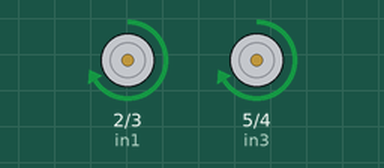
Recording of a sketch running on a simulated Arduino Uno, built with avr-gcc and run on an emulated ATmega328P. On the bench: motor-driver pin pairs drawn as motors (green arrow = first pin HIGH = forward, orange = second pin HIGH = backward, longer = more drive, scaled by the enable pin).

Above: at 1.0 s.
At 4.5 s:
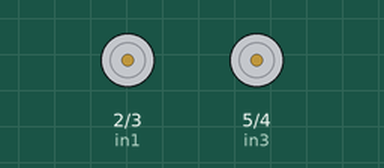
At 19.2 s:
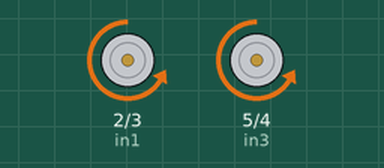
Timing chart, 0 to 21.1 s (numbered marks = the images above):
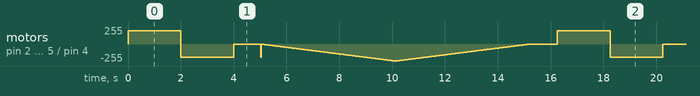

The sketch:

ch12_challenge1.ino
```cpp
// Motor A
int enA = 9;
int in1 = 2;
int in2 = 3;

// Motor B
int enB = 10;
int in3 = 5;
int in4 = 4;

void setup() {
  pinMode(enA, OUTPUT);
  pinMode(enB, OUTPUT);
  pinMode(in1, OUTPUT);
  pinMode(in2, OUTPUT);
  pinMode(in3, OUTPUT);
  pinMode(in4, OUTPUT);
}

void demoOne() {
  // Forward
  digitalWrite(in1, HIGH);
  digitalWrite(in2, LOW);
  analogWrite(enA, 200);

  digitalWrite(in3, HIGH);
  digitalWrite(in4, LOW);
  analogWrite(enB, 200);

  delay(2000);

  // Reverse
  digitalWrite(in1, LOW);
  digitalWrite(in2, HIGH);
  digitalWrite(in3, LOW);
  digitalWrite(in4, HIGH);

  delay(2000);

  // Stop
  digitalWrite(in1, LOW);
  digitalWrite(in2, LOW);
  digitalWrite(in3, LOW);
  digitalWrite(in4, LOW);
}

void demoTwo() {
  // Reverse
  digitalWrite(in1, LOW);
  digitalWrite(in2, HIGH);
  digitalWrite(in3, LOW);
  digitalWrite(in4, HIGH);

  // Speed ramp up
  for (int i = 0; i < 256; i++) {
    analogWrite(enA, i);
    analogWrite(enB, i);
    delay(20);
  }

  // Speed ramp down
  for (int i = 255; i >= 0; --i) {
    analogWrite(enA, i);
    analogWrite(enB, i);
    delay(20);
  }

  // Stop
  digitalWrite(in1, LOW);
  digitalWrite(in2, LOW);
  digitalWrite(in3, LOW);
  digitalWrite(in4, LOW);
}

void loop() {
  demoOne();
  delay(1000);
  demoTwo();
  delay(1000);
}
```
